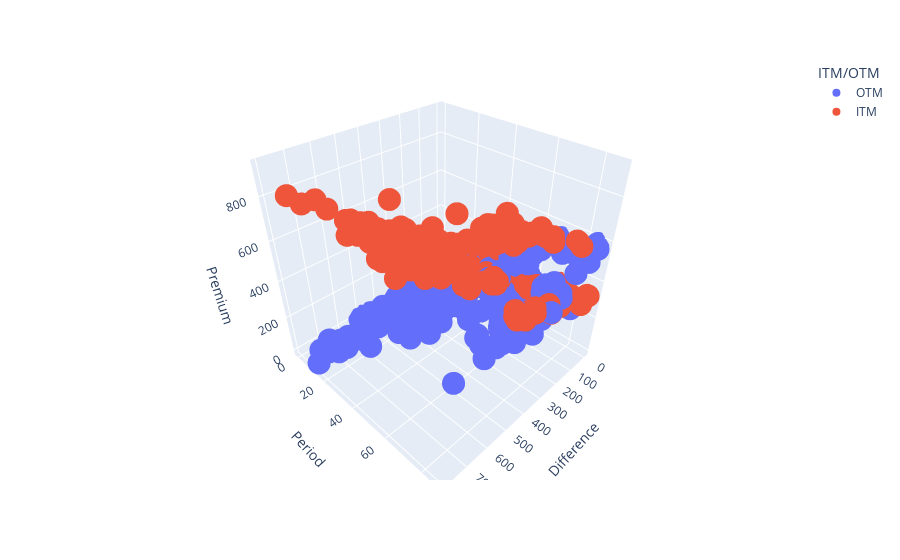

Source (notebook cell):
### Markdown cell above
## 3D Scatter Plot

### Code cell
import plotly.express as px 
  
fig = px.scatter_3d(final_data, x = 'Difference',  
                    y = 'Period',  
                    z = 'Premium', 
                    color = 'ITM/OTM') 
  
fig.show()

### Figure 1 — Plotly figure (JSON) as saved in the notebook; plotly's stock layout.template omitted (floating-point values rounded to 4 significant figures; data arrays with more than 128 entries replaced by an {"elided": "..."} marker saying what was removed)
{"data": [{"hovertemplate": "ITM/OTM=OTM<br>Difference=%{x}<br>Period=%{y}<br>Premium=%{z}<extra></extra>", "legendgroup": "OTM", "marker": {"color": "#636efa", "symbol": "circle"}, "mode": "markers", "name": "OTM", "scene": "scene", "showlegend": true, "type": "scatter3d", "x": {"elided": "285 float values"}, "y": {"elided": "285 int values"}, "z": {"elided": "285 float values"}}, {"hovertemplate": "ITM/OTM=ITM<br>Difference=%{x}<br>Period=%{y}<br>Premium=%{z}<extra></extra>", "legendgroup": "ITM", "marker": {"color": "#EF553B", "symbol": "circle"}, "mode": "markers", "name": "ITM", "scene": "scene", "showlegend": true, "type": "scatter3d", "x": {"elided": "279 float values"}, "y": {"elided": "279 int values"}, "z": {"elided": "279 float values"}}], "layout": {"legend": {"title": {"text": "ITM/OTM"}, "tracegroupgap": 0}, "margin": {"t": 60}, "scene": {"domain": {"x": [0, 1], "y": [0, 1]}, "xaxis": {"title": {"text": "Difference"}}, "yaxis": {"title": {"text": "Period"}}, "zaxis": {"title": {"text": "Premium"}}}}}
